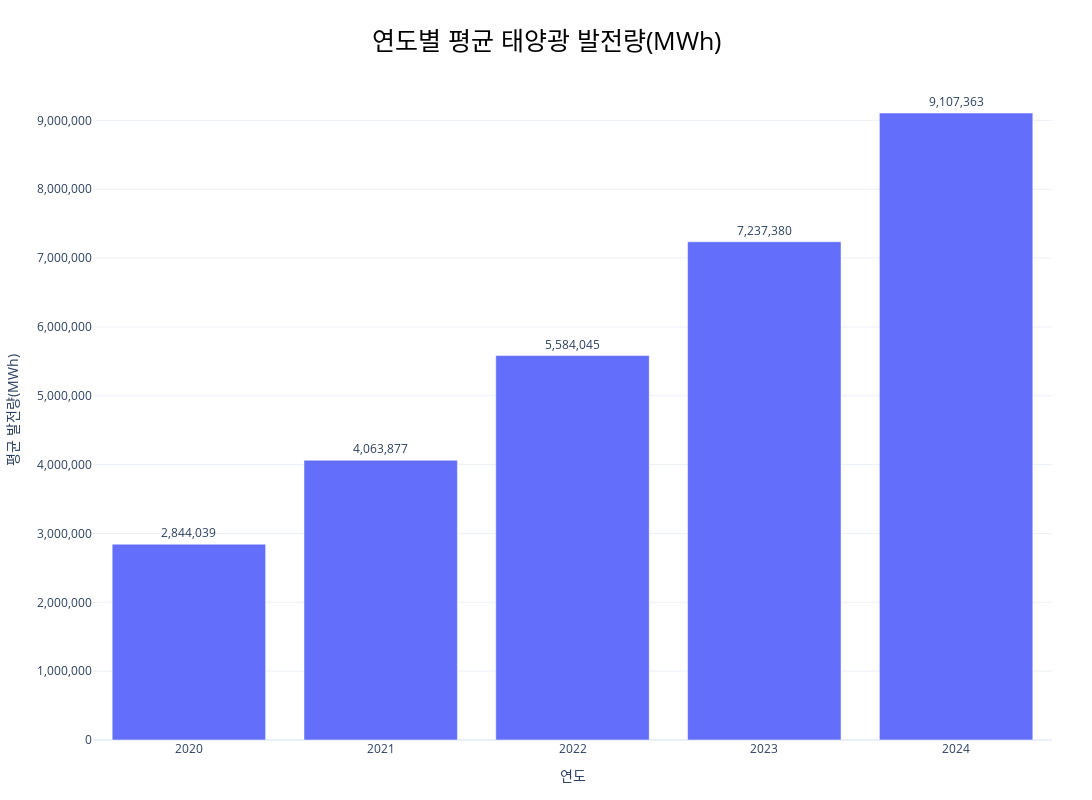

Write notebook code for a chart like this one.
### Code cell
import pandas as pd
import numpy as np
import plotly.express as px

# === 0) 데이터 정리: '연도' + 지역 컬럼들만 평균 ===
df = gen_total.copy()
if df.columns[0] != "연도":
    df = df.rename(columns={df.columns[0]: "연도"})

# '합계'가 있으면 제외
area_cols = [c for c in df.columns if c not in ["연도", "합계"]]

# 숫자형 보정
for c in area_cols:
    df[c] = pd.to_numeric(df[c], errors="coerce")

# 연도별 지역 평균
year_mean_df = pd.DataFrame({
    "연도": df["연도"],
    "평균 발전량(MWh)": df[area_cols].mean(axis=1).round()
}).sort_values("연도")

# === 1) Plotly 막대 ===
fig = px.bar(
    year_mean_df, x="연도", y="평균 발전량(MWh)",
    title="연도별 평균 태양광 발전량(MWh)",
    text="평균 발전량(MWh)",
    template="plotly_white"
)

# 보기 좋게 라벨/축/크기
fig.update_traces(texttemplate="%{text:,.0f}", textposition="outside")
fig.update_layout(
    width=1200, height=800,
    title_x=0.5, title_y=0.96,
    title_font_size=25, title_font_color="black",
    margin=dict(l=40, r=40, t=80, b=60)
)
fig.update_yaxes(title_text="평균 발전량(MWh)", tickformat=",.0f")
fig.update_xaxes(title_text="연도")

fig.show()
# fig.write_html("year_mean_bar.html", include_plotlyjs="cdn")

### Figure 1 — Plotly figure (JSON) as saved in the notebook; plotly's stock layout.template omitted (floating-point values rounded to 4 significant figures)
{"data": [{"hovertemplate": "연도=%{x}<br>평균 발전량(MWh)=%{text}<extra></extra>", "legendgroup": "", "marker": {"color": "#636efa", "pattern": {"shape": ""}}, "name": "", "orientation": "v", "showlegend": false, "text": [2844000.0, 4064000.0, 5584000.0, 7237000.0, 9107000.0], "textposition": "outside", "texttemplate": "%{text:,.0f}", "type": "bar", "x": [2020, 2021, 2022, 2023, 2024], "xaxis": "x", "y": [2844000.0, 4064000.0, 5584000.0, 7237000.0, 9107000.0], "yaxis": "y"}], "layout": {"barmode": "relative", "height": 800, "legend": {"tracegroupgap": 0}, "margin": {"b": 60, "l": 40, "r": 40, "t": 80}, "title": {"font": {"color": "black", "size": 25}, "text": "연도별 평균 태양광 발전량(MWh)", "x": 0.5, "y": 0.96}, "width": 1200, "xaxis": {"anchor": "y", "domain": [0, 1], "title": {"text": "연도"}}, "yaxis": {"anchor": "x", "domain": [0, 1], "tickformat": ",.0f", "title": {"text": "평균 발전량(MWh)"}}}}
